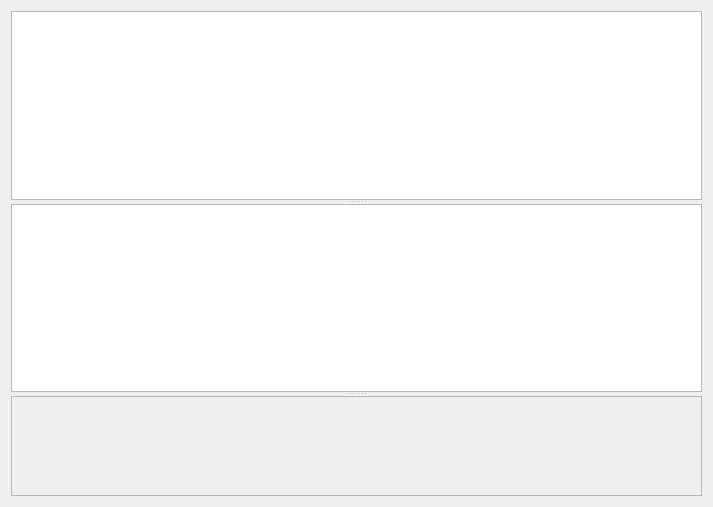
<?xml version="1.0" encoding="UTF-8"?>
<ui version="4.0">
 <class>SectionHeaderView</class>
 <widget class="QWidget" name="SectionHeaderView">
  <property name="geometry">
   <rect>
    <x>0</x>
    <y>0</y>
    <width>713</width>
    <height>507</height>
   </rect>
  </property>
  <property name="windowTitle">
   <string>Form</string>
  </property>
  <layout class="QGridLayout" name="gridLayout">
   <item row="0" column="0">
    <widget class="QSplitter" name="splitter">
     <property name="orientation">
      <enum>Qt::Orientation::Vertical</enum>
     </property>
     <property name="childrenCollapsible">
      <bool>false</bool>
     </property>
     <widget class="QTableWidget" name="tableWidget">
      <property name="minimumSize">
       <size>
        <width>100</width>
        <height>100</height>
       </size>
      </property>
     </widget>
     <widget class="QTextEdit" name="textEdit">
      <property name="minimumSize">
       <size>
        <width>100</width>
        <height>100</height>
       </size>
      </property>
     </widget>
     <widget class="QScrollArea" name="scrollArea">
      <property name="minimumSize">
       <size>
        <width>100</width>
        <height>100</height>
       </size>
      </property>
      <property name="widgetResizable">
       <bool>true</bool>
      </property>
      <widget class="HexEditorView" name="scrollAreaWidgetContents">
       <property name="geometry">
        <rect>
         <x>0</x>
         <y>0</y>
         <width>693</width>
         <height>98</height>
        </rect>
       </property>
      </widget>
     </widget>
    </widget>
   </item>
  </layout>
 </widget>
 <customwidgets>
  <customwidget>
   <class>HexEditorView</class>
   <extends>QWidget</extends>
   <header>view/hexeditorview.h</header>
   <container>1</container>
  </customwidget>
 </customwidgets>
 <resources/>
 <connections/>
</ui>
